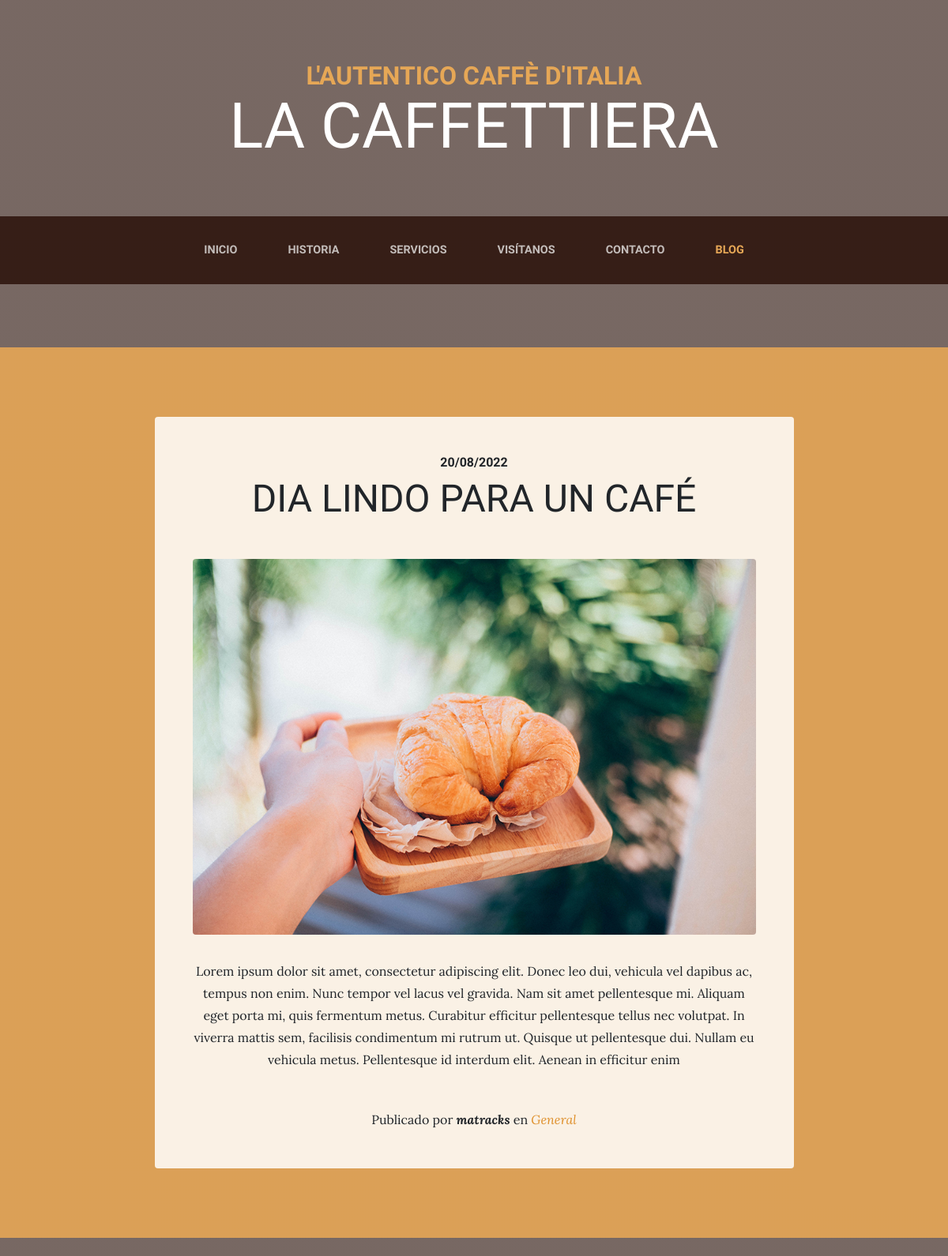
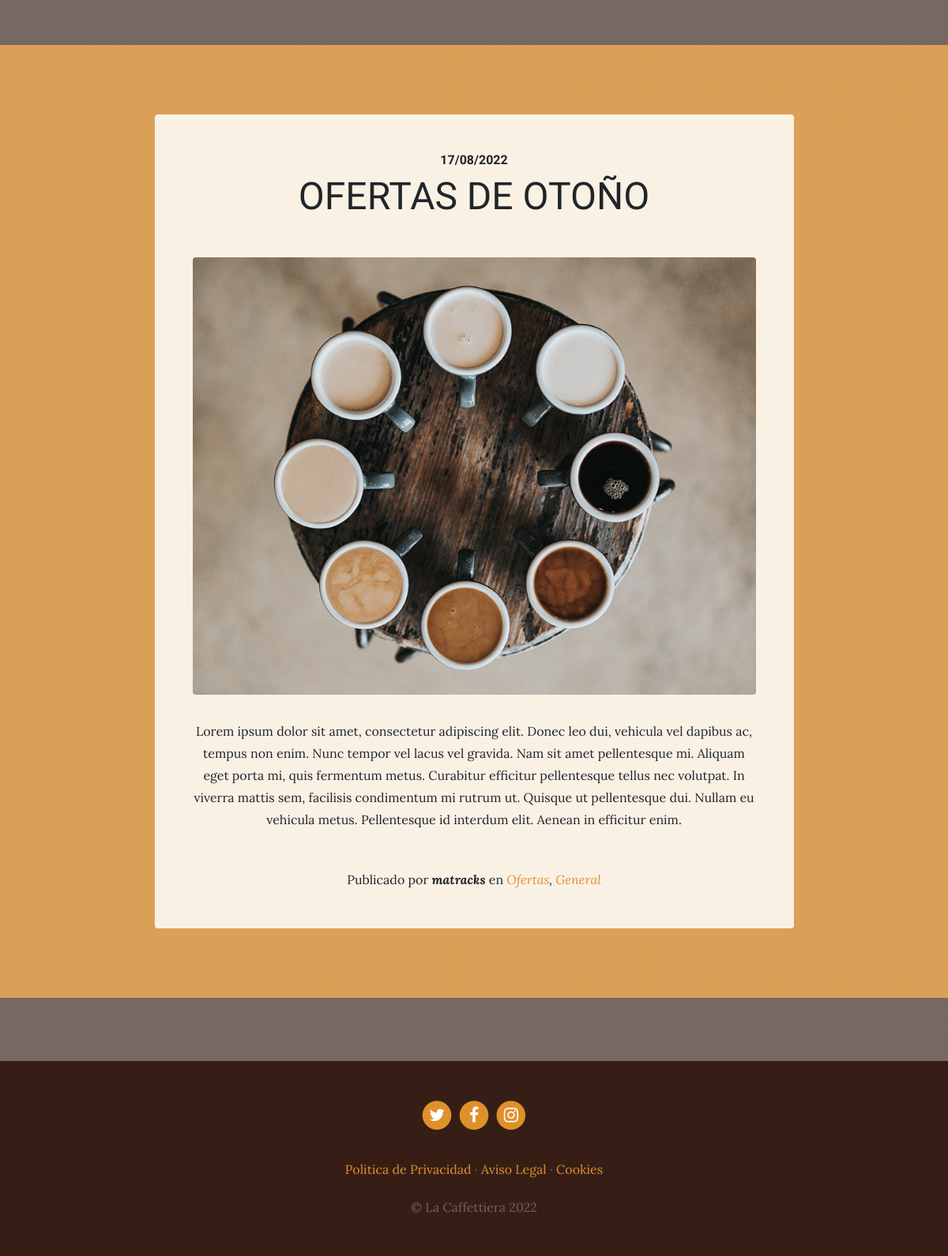
Screenshot of /blog/ with the database file from the repository (2 pictures, top to bottom).
### blog/models.py (models this page shows, shortened)
class Post(models.Model):
    title = models.CharField(max_length=200, verbose_name='Titulo')
    content = models.TextField(verbose_name='Contenido')
    published = models.DateTimeField(verbose_name='Fecha de Publicación', default=now)
    image = models.ImageField(verbose_name='Imagen', upload_to='blog', null=True, blank=True)
    author = models.ForeignKey(User, verbose_name='Autor', on_delete=models.CASCADE)
    categories = models.ManyToManyField(Category, verbose_name='Categorias', related_name='get_posts')
    created = models.DateTimeField(auto_now_add=True, verbose_name='Fecha de creacion')
    updated = models.DateTimeField(auto_now=True, verbose_name='Fecha de modificacion')
    class Meta:
        verbose_name = 'Entrada'
        verbose_name_plural = 'Entradas'
        ordering = ['-created']

class Category(models.Model):
    name = models.CharField(max_length=100, verbose_name='Nombre')
    created = models.DateTimeField(auto_now_add=True, verbose_name='Fecha de creacion')
    updated = models.DateTimeField(auto_now=True, verbose_name='Fecha de modificacion')
    class Meta:
        verbose_name = 'Categoria'
        verbose_name_plural = 'Categorias'
        ordering = ['-created']

### pages/models.py (models this page shows, shortened)
class Page(models.Model):
    title = models.CharField(max_length=200, verbose_name='Titulo')
    content = RichTextField(verbose_name='Contenido')
    created = models.DateTimeField(auto_now_add=True, verbose_name='Fecha de creacion')
    updated = models.DateTimeField(auto_now=True, verbose_name='Fecha de modificacion')
    class Meta:
        verbose_name = 'página'
        verbose_name_plural = 'páginas'
        ordering = ['created']

### blog/views.py (the view)
# urls.py: path('', views.blog, name='blog'),
def blog(request):
    posts = Post.objects.all()
    return render(request, 'blog/blog.html', {'posts': posts})

### pages/processors.py (called while the page is built)
def ctx_dict(request):
    ctx = {}
    pages = Page.objects.all()
    c = 1
    for page in pages:
        ctx[page.title] = c
        c += 1
    return ctx

### pages/templatetags/pages_extras.py (called while the page is built)
@register.simple_tag
def get_page_list():
    pages = Page.objects.all()
    return pages

### social/processors.py (called while the page is built)
def ctx_dict(request):
    ctx = {}
    links = Link.objects.all()
    for link in links:
        ctx[link.key] = link.url
    return ctx

### blog/templates/blog/blog.html (shortened to what this page needs)
{% extends 'core/base.html' %}
{% load static%}
{% block content %}
{% for post in posts %}
<section class="page-section cta">
  <div class="container">
    <div class="row">
      <div class="col-xl-9 mx-auto">
        <div class="cta-innerv text-center rounded">
          <h2 class="section-heading mb-5">
            <span class="section-heading-upper">{{ post.published|date:'d/m/Y' }}</span>
            <span class="section-heading-lower">{{ post.title }}</span>
          </h2>
          <p class="mb-0">
            <img class="mx-auto d-flex rounded img-fluid mb-3 mb-lg-0" src="{{ post.image.url }}" alt="">
          </p>
          <p class="mb-0 mbt">
            {{ post.content|linebreaks }}
          </p>
          <p class="mb-0 mbt">
            <span class="section-heading-under">Publicado por <em><b>{{ post.author }}</b></em> en
              <em>
                {% for category in post.categories.all %}
                  <a href="{% url 'category' category.id %}" class="link">{{category.name}}</a>{% if not forloop.last %},{% endif %}
                {% endfor %}
              </em>
            </span>
          </p>
        </div>
      </div>
    </div>
  </div>
</section>
{% endfor %}
{% endblock %}

### core/templates/core/base.html (shortened to what this page needs)
<!DOCTYPE html>
<html lang="es">
  <head>
    {% load static %}
    <link href="{% static 'core/vendor/bootstrap/css/bootstrap.min.css' %}" rel="stylesheet">
    <link href="{% static 'core/vendor/font-awesome/css/font-awesome.min.css' %}" rel="stylesheet" type="text/css">
    <link href="{% static 'pages/css/custom_ckeditor.css' %}" rel="stylesheet">
    <link href="{% static 'core/css/business-casual.css' %}" rel="stylesheet">
  </head>
  <body>
    <h1 class="site-heading text-center text-white d-none d-lg-block">
      <span class="site-heading-upper text-primary mb-3">L'autentico caffè d'italia</span>
      <span class="site-heading-lower">La Caffettiera</span>
    </h1>
    <nav class="navbar navbar-expand-lg navbar-dark py-lg-4" id="mainNav">
      <div class="container">
        <div class="collapse navbar-collapse" id="navbarResponsive">
          <ul class="navbar-nav mx-auto">
            <li class="nav-item {% if request.path == '/' %}active{% endif %} px-lg-4">
              <a class="nav-link text-uppercase text-expanded" href="{% url 'home' %}">Inicio</a>
            </li>
            <li class="nav-item {% if 'about' in request.path %}active{% endif %} px-lg-4">
              <a class="nav-link text-uppercase text-expanded" href="{% url 'about' %}">Historia</a>
            </li>
            <li class="nav-item {% if 'services' in request.path %}active{% endif %} px-lg-4">
              <a class="nav-link text-uppercase text-expanded" href="{% url 'services' %}">Servicios</a>
            </li>
            <li class="nav-item {% if 'store' in request.path %}active{% endif %} px-lg-4">
              <a class="nav-link text-uppercase text-expanded" href="{% url 'store' %}">Visítanos</a>
            </li>
            <li class="nav-item {% if 'contact' in request.path %}active{% endif %} px-lg-4">
              <a class="nav-link text-uppercase text-expanded" href="{% url 'contact' %}">Contacto</a>
            </li>
            <li class="nav-item {% if 'blog' in request.path %}active{% endif %} px-lg-4">
              <a class="nav-link text-uppercase text-expanded" href="{% url 'blog' %}">Blog</a>
            </li>
          </ul>
        </div>
      </div>
    </nav>
    {% block content %}{% endblock %}
    <footer class="footer text-faded text-center py-5">
      <div class="container">
        <p class="m-0">
          {% if LINK_TWITTER is not None  %}
	        <a href="{{ LINK_TWITTER }}" class="link" target='blank'>
	          <span class="fa-stack fa-lg">
	            <i class="fa fa-circle fa-stack-2x"></i>
	            <i class="fa fa-twitter fa-stack-1x fa-inverse"></i>
	          </span>
	        </a>
          {% endif %}
          {% if LINK_FACEBOOK is not None  %}
	        <a href="{{ LINK_FACEBOOK }}" class="link" target='blank'>
	          <span class="fa-stack fa-lg">
	            <i class="fa fa-circle fa-stack-2x"></i>
	            <i class="fa fa-facebook fa-stack-1x fa-inverse"></i>
	          </span>
	        </a>
          {% endif %}
          {% if LINK_INSTAGRAM is not None  %}
	        <a href="{{ LINK_INSTAGRAM }}" class="link" target='blank'>
	          <span class="fa-stack fa-lg">
	            <i class="fa fa-circle fa-stack-2x"></i>
	            <i class="fa fa-instagram fa-stack-1x fa-inverse"></i>
	          </span>
	        </a>
          {% endif %}
	      </p>
        <p class="m-0 mbt">
          {% load pages_extras %}
          {% get_page_list as page_list %}
          {% for page in page_list %}
        	  <a href="{% url 'page:page' page.id page.title|slugify %}" class="link">{{page.title}}</a>{% if not forloop.last %} · {% endif %}
        	{% endfor %}
		    </p>
        <p class="m-0 mbt1">&copy; La Caffettiera 2022</p>
      </div>
	</footer>
  </body>
</html>

### core/static/core/css/business-casual.css (style rules this page uses)
body { font-family: 'Lora'; background: linear-gradient(rgba(47, 23, 15, 0.65), rgba(47, 23, 15, 0.65)), url("../img/backg.jpg"); background-attachment: fixed; background-position: center; background-size: cover; }
h1, h2, h3, h4, h5, h6 { font-family: 'Raleway'; }
p { line-height: 1.75; }
.text-faded { color: rgba(255, 255, 255, 0.3); }
.site-heading { margin-top: 5rem; margin-bottom: 5rem; text-transform: uppercase; line-height: 1; font-family: 'Raleway'; }
.site-heading .site-heading-upper { display: block; font-size: 2rem; font-weight: 800; }
.site-heading .site-heading-lower { font-size: 5rem; font-weight: 100; line-height: 4rem; }
.page-section { margin-top: 5rem; margin-bottom: 5rem; }
.section-heading { text-transform: uppercase; }
.section-heading .section-heading-upper { display: block; font-size: 1rem; font-weight: 800; padding-bottom:.5rem; }
.section-heading .section-heading-lower { display: block; font-size: 3rem; font-weight: 100; }
#mainNav { background-color: rgba(47, 23, 15, 0.9); font-family: 'Raleway'; }
#mainNav .navbar-nav .nav-item .nav-link { color: rgba(255, 255, 255, 0.7); font-weight: 800; }
#mainNav .navbar-nav .nav-item.active .nav-link { color: #e6a756; }
@media (min-width: 992px) { #mainNav .navbar-nav .nav-item .nav-link { font-size: 0.9rem; } }
.cta { padding-top: 5rem; padding-bottom: 5rem; background-color: rgba(230, 167, 86, 0.9); }
.cta .cta-innerv { position: relative; padding: 3rem; margin: 0.5rem; background-color: rgba(255, 255, 255, 0.85); }
.footer { background-color: rgba(47, 23, 15, 0.9); }
.text-primary { color: #e6a756 !important; }
.mbt { padding-top: 2rem; }
.mbt1 { padding-top: 1.25rem; }
a.link { color: #df902a; }

### rows the page displays
Post: published "20/08/2022", title "DIA LINDO PARA UN CAFÉ", image (picture), content "Lorem ipsum dolor sit amet, consectetur adipiscing elit. Donec leo dui, vehicula vel dapibus ac, tempus non enim. Nunc tempor vel lacus vel gravida. Nam sit amet pellentesque mi. Aliquam eget porta mi, quis fermentum metus. Curabitur efficitur pellentesque tellus nec volutpat. In viverra mattis sem, facilisis condimentum mi rutrum ut. Quisque ut pellentesque dui. Nullam eu vehicula metus. Pellentesque id interdum elit. Aenean in efficitur enim", author "matracks"
Category: name "General"
Post: published "17/08/2022", title "OFERTAS DE OTOÑO", image (picture), content "Lorem ipsum dolor sit amet, consectetur adipiscing elit. Donec leo dui, vehicula vel dapibus ac, tempus non enim. Nunc tempor vel lacus vel gravida. Nam sit amet pellentesque mi. Aliquam eget porta mi, quis fermentum metus. Curabitur efficitur pellentesque tellus nec volutpat. In viverra mattis sem, facilisis condimentum mi rutrum ut. Quisque ut pellentesque dui. Nullam eu vehicula metus. Pellentesque id interdum elit. Aenean in efficitur enim.", author "matracks"
Category: name "Ofertas"
Page: title "Politica de Privacidad"
Page: title "Aviso Legal"
Page: title "Cookies"
